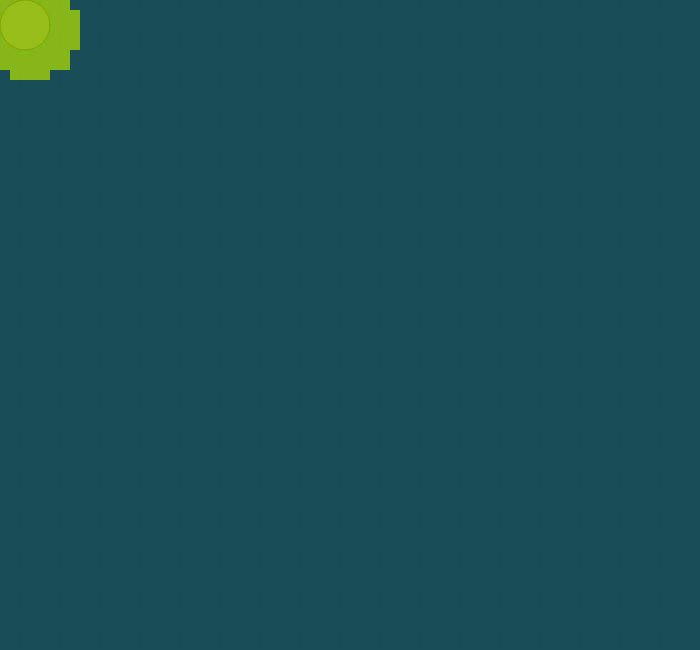
Frame 1 (no input)
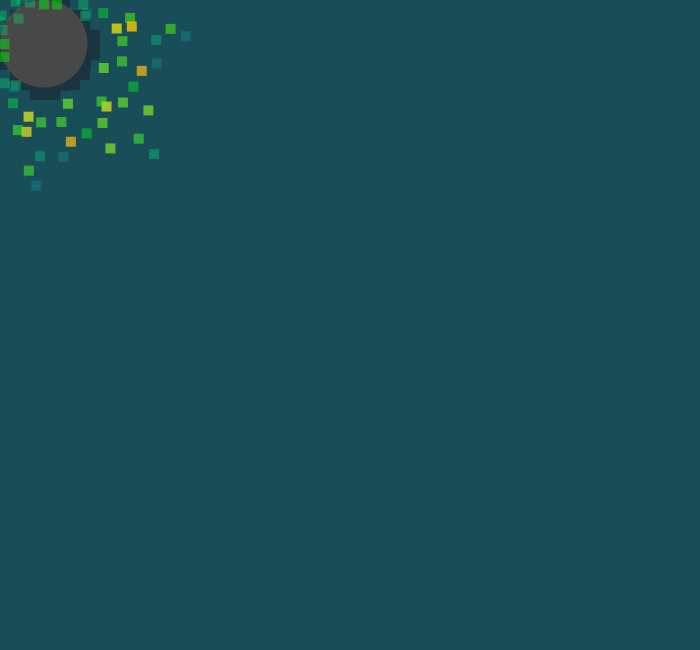
Frame 60 (no input)
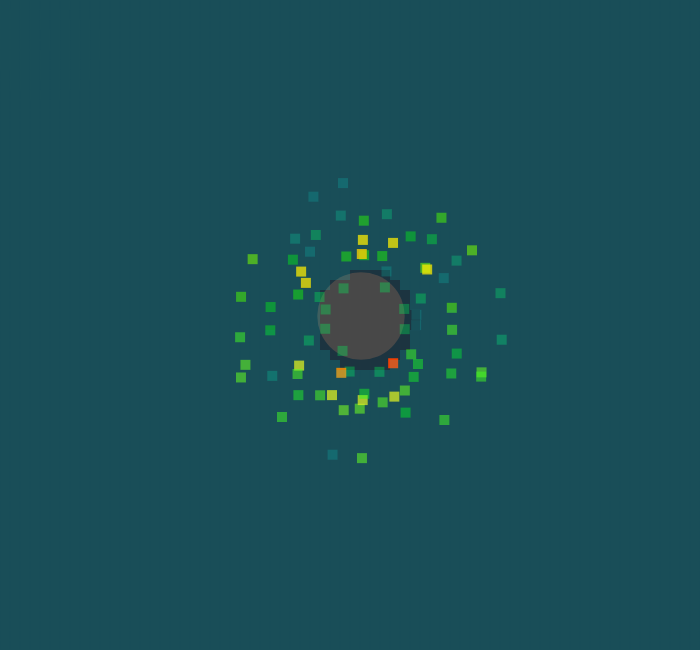
Frame 120 (the mouse pressed at the canvas centre since frame 60)

The p5.js sketch that drew these frames (run headless with seeded random() and noise() and a simulated clock; from frame 60 on, the mouse is pressed at the canvas centre):

// p5.js sketch
// ── sketch.js
let b = [], pos = [];
let s, res;
let radius = 10;
let offset = 0;
let enemy;

function setup() {
  createCanvas(700, 650);
  res = createVector(radius + offset, radius + offset);
  let x = 0,
    y = 0;

  while (x <= width + radius && y <= height + radius) {
    pos.push(createVector(x, y));

    x += res.x;

    if (x >= width + radius) {
      x = 0;
      y += res.y;
    }
  }
  for (let i = 0; i < pos.length; i++)
    b.push(new Vehicle(pos[i].x, pos[i].y, pos[i]));
  enemy = new Spawner(width/2, height/2, 50, 11, 9, color(101));
  colorMode(HSB, 360);
}

function draw() {
  background(180+20, 200, 90);
  enemy.x = mouseX;enemy.y = mouseY;
  enemy.move();
  enemy.paint();
  
  for (let i = 0; i < b.length; i++) {
    b[i].r = radius;
    b[i].behaviors(createVector(enemy.x, enemy.y));
    b[i].move();
    b[i].maxSpeed = 17;
    b[i].maxForce = 2;
    b[i].slowingRadius = 100;
    b[i].mouseStrength = 4;
    b[i].mouseRadius = 50;
    enemy.r = b[i].mouseRadius * 1.75;
    b[i].col = color(
      map(b[i].vel.mag(), 0, b[i].maxSpeed, 180, 0),
      360,
      map(b[i].vel.mag(), 0, b[i].maxSpeed, 360, 360), 
      map(b[i].vel.mag(), 0, b[i].maxSpeed, 45, 360));
    
    //b[i].col = color(180, 360, 270, 
      //map(b[i].vel.mag(), 0, b[i].maxSpeed, 120, 180));
    
    b[i].paint();
  }
}
// ── Ball.js
function Vehicle(x, y, target) {
  this.pos = createVector(x, y);
  //this.vel = p5.Vector.random2D();
  this.vel = createVector(0,0);
  this.acc = createVector();
  this.target = target;
  this.r = 8;
  this.maxSpeed = 15;
  this.maxForce = 1;
  this.slowingRadius = 250;
  this.mouseStrength = 10;
  this.mouseRadius = 50;
  colorMode(HSB, 360);
  this.col = color(255);
}

Vehicle.prototype.move = function() {
  this.pos.add(this.vel);
  this.vel.add(this.acc);
  this.acc.mult(0);
}

Vehicle.prototype.behaviors = function(tar = createVector(0, 0)) {
  let arriveForce = this.arrive(this.target);
  let fleeForce = this.flee(tar);
  this.applyForce(arriveForce);
  this.applyForce(fleeForce);
}

Vehicle.prototype.seek = function() {
  let desired = p5.Vector.sub(this.target, this.pos);
  desired.setMag(this.maxSpeed);

  let steer = p5.Vector.sub(desired, this.vel);
  steer.limit(this.maxForce);
  return steer;
}

Vehicle.prototype.flee = function(tar) {
  let desired = p5.Vector.sub(this.pos, tar);
  let d = desired.mag();
  desired.setMag(this.maxSpeed);

  let steer = p5.Vector.sub(desired, this.vel);
  steer.limit(this.maxForce);

  return d < this.mouseRadius ? steer.mult(this.mouseStrength) : createVector(0, 0);
}

Vehicle.prototype.arrive = function() {
  let desired = p5.Vector.sub(this.target, this.pos);
  let d = desired.mag();
  let speed = this.maxSpeed;

  if (d < this.slowingRadius)
    speed = map(d, 0, this.slowingRadius, 0, this.maxSpeed);

  desired.setMag(speed);

  let steer = p5.Vector.sub(desired, this.vel);
  steer.limit(this.maxForce);
  return steer;
}

Vehicle.prototype.applyForce = function(f) {
  this.acc.add(f);
}

Vehicle.prototype.paint = function() {
  noStroke();
  fill(this.col);
  rect(this.pos.x, this.pos.y, this.r, this.r);
}

function Spawner(x, y, r, xV, yV, col) {
  this.x = x;
  this.y = y;
  this.r = r;
  this.col = col;
  this.xV = xV;
  this.yV = yV;

  this.move = function() {
    this.x += this.xV;
    this.y -= this.yV;

    if (this.x < this.r*0.5) {
      this.x = this.r*0.5;
      this.xV *= -1;
    }

    if (this.x > width - this.r*0.5) {
      this.x = width - this.r*0.5;
      this.xV *= -1;
    }

    if (this.y < this.r*0.5) {
      this.y = this.r*0.5;
      this.yV *= -1;
    }

    if (this.y > height - this.r*0.5) {
      this.y = height - this.r*0.5;
      this.yV *= -1;
    }
  }
  this.paint = function() {
    fill(this.col);
    ellipse(this.x, this.y, this.r);
  }
}
